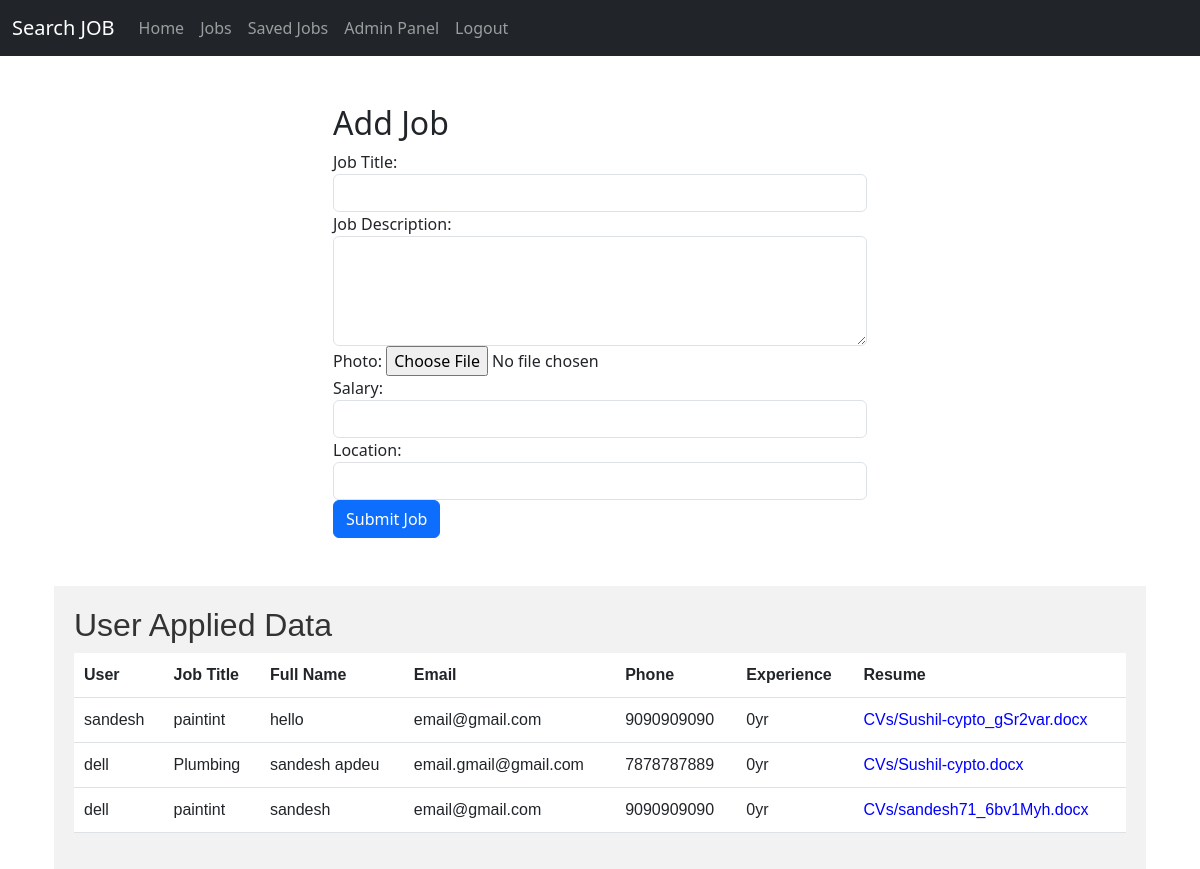
Screenshot of /addjobs/ (signed in) with the database file from the repository.
### jobportal/models.py (models this page shows, shortened)
class Application(models.Model):
    user = models.ForeignKey(User,on_delete=models.CASCADE,null=True)
    job = models.ForeignKey(Job, on_delete=models.CASCADE)
    fullname = models.CharField(max_length=100)
    email = models.EmailField()
    phone = models.CharField(max_length=15)
    experience = models.CharField(max_length=20)
    resume = models.FileField(upload_to='CVs/')

class Job(models.Model):
    title = models.CharField(max_length=100)
    salary = models.CharField(max_length=100)
    description = models.TextField()
    photo = models.ImageField(upload_to='media', null=True, blank=True)
    location = models.CharField(max_length=100)

### jobportal/views.py (the view)
# urls.py: path('addjobs/',views.addjobs, name='addjobs'),  # admin can add the job
@login_required
def addjobs(request):
    if request.method == 'POST':
        ndata = Application.objects.all().order_by('-id')
        title = request.POST.get('title')
        description = request.POST.get('description')
        photo = request.FILES.get('photo')
        location = request.POST.get('location')
        salary = request.POST.get('salary')
        new_job = Job(title=title, description=description, photo=photo, location=location, salary=salary)
        new_job.save()
        message = "Job is added."
        return render(request, 'index.html', {'jobs': Job.objects.all(), 'message': message})
    else:
        ndata = Application.objects.all().order_by('-id')
        message = "Error: Can't add jobs."
        return render(request, 'adminPages/add_job.html', {'application': ndata, 'message': message})

### jobportal/templates/adminPages/add_job.html (shortened to what this page needs)
{% extends "base.html" %}
{% block content %}
<div class="addjobbody">
    <div class="container mt-5">
        <div class="row justify-content-center">
            <div class="col-md-6">
                <h2>Add Job</h2>
                <form method="post" action="{% url 'addjobs' %}" enctype="multipart/form-data">
                    <div class="form-group">
                        <label for="job_title">Job Title:</label>
                        <input type="text" class="form-control" id="title" name="title" required>
                    </div>
                    <div class="form-group">
                        <label for="job_description">Job Description:</label>
                        <textarea class="form-control" id="description" name="description" rows="4"
                            required></textarea>
                    </div>
                    <div class="form-group">
                        <label for="photo">Photo:</label>
                        <input type="file" class="form-control-file" id="photo" name="photo" required>
                    </div>
                    <div class="form-group>
                        <label for="salary">Salary:</label>
                        <input type="number" class="form-control" id="salary" name="salary" required>
                    </div>
                    <div class="form-group>
                        <label for="experience">Location:</label>
                        <input type="text" class="form-control" id="location" name="location" required>
                    </div>
                    <button type="submit" class="btn btn-primary" onclick="alert('Job added!')">Submit Job</button>
            </div>
        <div class="row mt-5" style="font-family: Arial, sans-serif;">
            <div class="col-md-12" style="background-color: #f2f2f2; padding: 20px;">
                <h2 style="color: #333;">User Applied Data</h2>
                <table class="table" style="width: 100%; border-collapse: collapse;">
                    <thead>
                        <tr style="background-color: #ccc;">
                            <th style="padding: 10px;">User</th>
                            <th style="padding: 10px;">Job Title</th>
                            <th style="padding: 10px;">Full Name</th>
                            <th style="padding: 10px;">Email</th>
                            <th style="padding: 10px;">Phone</th>
                            <th style="padding: 10px;">Experience</th>
                            <th style="padding: 10px;">Resume</th>
                        </tr>
                    </thead>
                    <tbody>
                        {% for application in application %}
                        <tr style="background-color: #fff;">
                            <td style="padding: 10px;">{{ application.user.username }}</td>
                            <td style="padding: 10px;">{{ application.job.title }}</td>
                            <td style="padding: 10px;">{{ application.fullname }}</td>
                            <td style="padding: 10px;">{{ application.email }}</td>
                            <td style="padding: 10px;">{{ application.phone }}</td>
                            <td style="padding: 10px;">{{ application.experience }}</td>
                            <td style="padding: 10px;"><a href="{{ application.resume.url }}" style="text-decoration: none; color: blue;">{{ application.resume.name }}</a></td>
                        </tr>
                        {% endfor %}
                    </tbody>
                </table>
            </div>
        </div>
    </div>
</div>
{% endblock %}

### rows the page displays
Application: user.username "sandesh", job "paintint", fullname "hello", email "email@gmail.com", phone "9090909090", experience "0yr", resume.name "CVs/Sushil-cypto_gSr2var.docx"
Application: user.username "dell", job "Plumbing", fullname "sandesh apdeu", email "email.gmail@gmail.com", phone "7878787889", experience "0yr", resume.name "CVs/Sushil-cypto.docx"
Application: user.username "dell", job "paintint", fullname "sandesh", email "email@gmail.com", phone "9090909090", experience "0yr", resume.name "CVs/sandesh71_6bv1Myh.docx"
